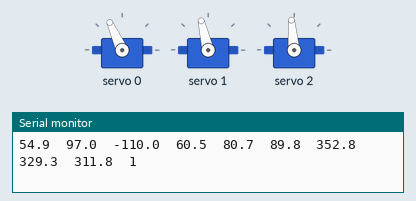
Simulated run of this sketch. Board: Arduino Uno, built with avr-gcc and run on an emulated ATmega328P. Shown: 3 × servo, the last lines printed to the serial monitor.

Above: at 0.16 s.
At 4.88 s:
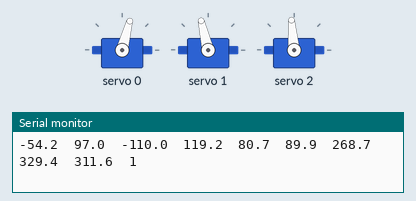
At 9.94 s:
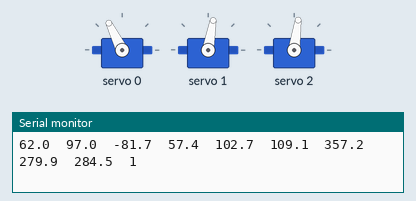
At 19.42 s:
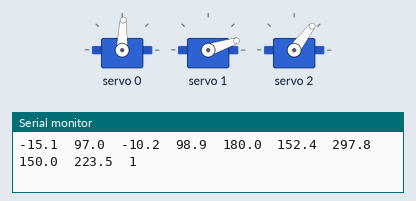
At 29.79 s:
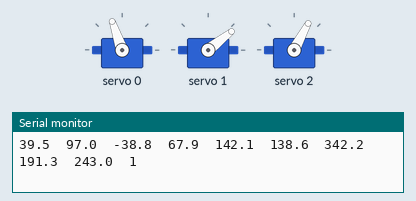
At 39.7 s:
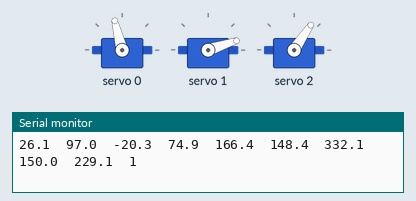
Timing chart, 0 to 40.0 s (numbered marks = the images above):
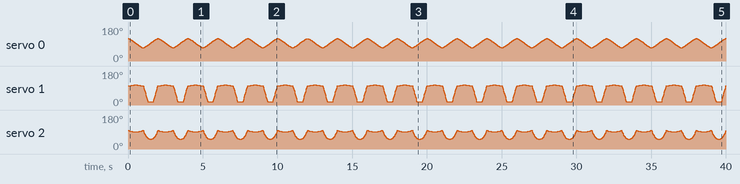

The sketch:

Servo_Calib_THREE_25KG_POT_IK_WALK_TEST_WOKRING.ino
```cpp
#include <Wire.h>
#include <Adafruit_PWMServoDriver.h>

Adafruit_PWMServoDriver pca(0x40);

// ===================== POTS (optional later) =====================
// Not used in this walk-cycle version, but left here for expansion.
#define POT_X A0
#define POT_Y A1
#define POT_Z A2

// ===================== PCA9685 SERVO CAL =====================
struct ServoCal {
  uint8_t ch;
  float centerPulse;       // ticks at true mechanical 90°
  float pulsesPerDegree;   // ticks/deg
  float pulseMin;
  float pulseMax;
  bool reversed;
};

// You observed all reversed: set all true.
// (Flip to false per joint if you re-verify directions.)
ServoCal hip   = {0, 310.5f, 1.433f, 150.0f, 650.0f, true};
ServoCal knee  = {1, 308.5f, 2.25f,  150.0f, 650.0f, true};
ServoCal ankle = {2, 311.5f, 1.41f,  150.0f, 650.0f, true};

// ===================== LEG GEOMETRY (mm) =====================
const float A = 76.0f;   // link A
const float B = 99.0f;   // link B
const float L = 52.0f;   // hip offset

// ===================== SIMPLE WALK CYCLE (mm, Hz) =====================
// Baby-step defaults. Increase stepAmpX/stepLiftZ slowly.
float yFixed     = 97.0f;     // lateral placement (Y out)
float zGround    = -110.0f;   // ground height (negative Z is down)
float xCenter    = 0.0f;      // neutral foot X under hip

float stepAmpX   = 75.0f;      // X half-amplitude (mm)  (try 5..15 first)
float stepLiftZ  = 105.0f;     // lift height (mm)       (try 5..25 first)
float gaitHz     = .5f;     // cycles/sec             (try 0.2..0.6 first)

float stanceSkew = 0.0f;      // optional: bias stance (mm)

// ===================== INTERNAL =====================
unsigned long t0;

// ---------- helpers ----------
static inline float clampf(float v, float lo, float hi) {
  if (v < lo) return lo;
  if (v > hi) return hi;
  return v;
}

static inline float acosSafe(float x) {
  return acosf(clampf(x, -1.0f, 1.0f));
}

static inline float angleToPulseFloat(const ServoCal& s, float angleDeg) {
  angleDeg = clampf(angleDeg, 0.0f, 180.0f);
  float delta = angleDeg - 90.0f;
  float pulse = s.centerPulse + (s.reversed ? -delta : +delta) * s.pulsesPerDegree;
  return clampf(pulse, s.pulseMin, s.pulseMax);
}

static inline uint16_t pulseToTicks(float pulse) {
  // PCA9685 register wants integer ticks; round-to-nearest
  return (uint16_t)(pulse + 0.5f);
}

// phase in [0,1)
static inline float phase01() {
  float t = (millis() - t0) / 1000.0f;
  float ph = fmodf(t * gaitHz, 1.0f);
  if (ph < 0) ph += 1.0f;
  return ph;
}

// Compute target foot position for a simple step cycle
void getWalkTarget(float &x, float &y, float &z) {
  float ph = phase01();
  y = yFixed;

  // [0..0.5) stance: foot on ground, moves backward relative to hip
  // [0.5..1) swing : foot lifts, moves forward
  if (ph < 0.5f) {
    float u = ph / 0.5f;                 // 0..1
    z = zGround;

    float xStart = xCenter + stepAmpX + stanceSkew;
    float xEnd   = xCenter - stepAmpX + stanceSkew;
    x = xStart + (xEnd - xStart) * u;
  } else {
    float u = (ph - 0.5f) / 0.5f;        // 0..1

    float xStart = xCenter - stepAmpX;
    float xEnd   = xCenter + stepAmpX;
    x = xStart + (xEnd - xStart) * u;

    // Lift arc: 0 at ends, max at mid
    float hump = sinf(u * PI);           // 0..1..0
    z = zGround + stepLiftZ * hump;
  }
}

// IK: yaw + planar 2-link with hip offset L
bool legIK(float x, float y, float z, float &theta1Deg, float &theta2Deg, float &theta3Deg) {
  float R = sqrtf(x * x + y * y);
  float theta1 = atan2f(y, x);           // radians

  float D = R - L;
  float down = -z;                       // z up; negative z is down
  float C = sqrtf(D * D + down * down);

  // Reachability
  const float Cmax = A + B;
  const float Cmin = fabsf(A - B);
  bool reachable = (C >= Cmin && C <= Cmax);

  // Clamp C to avoid NaNs
  float Cc = clampf(C, Cmin, Cmax);

  float g = atan2f(D, down);             // radians

  float b = acosSafe((A*A + Cc*Cc - B*B) / (2.0f * A * Cc));  // radians
  float h = acosSafe((A*A + B*B - Cc*Cc) / (2.0f * A * B));   // radians

  float theta2 = b + g;                  // radians
  float theta3 = (float)M_PI - h;        // radians (180° - h)

  theta1Deg = theta1 * 180.0f / PI;
  theta2Deg = theta2 * 180.0f / PI;
  theta3Deg = theta3 * 180.0f / PI;

  // Constrain to servo-friendly range (adjust if your joints use different limits)
  theta1Deg = clampf(theta1Deg, 0.0f, 180.0f);
  theta2Deg = clampf(theta2Deg, 0.0f, 180.0f);
  theta3Deg = clampf(theta3Deg, 0.0f, 180.0f);

  return reachable;
}

void setup() {
  Serial.begin(115200);
  Wire.begin();

  pca.begin();
  pca.setPWMFreq(50);

  t0 = millis();

  // Serial Plotter header (may be ignored depending on IDE version; harmless)
  Serial.println("x\ty\tz\tt1\tt2\tt3\tp1\tp2\tp3\treach");

  // Print the commanded ranges once
  Serial.print("RANGES x=[");
  Serial.print(xCenter - stepAmpX, 1);
  Serial.print(",");
  Serial.print(xCenter + stepAmpX, 1);
  Serial.print("] y=");
  Serial.print(yFixed, 1);
  Serial.print(" zGround=");
  Serial.print(zGround, 1);
  Serial.print(" zSwingMax=");
  Serial.println(zGround + stepLiftZ, 1);
}

void loop() {
  // 1) Walk-cycle target
  float x, y, z;
  getWalkTarget(x, y, z);

  // 2) IK -> angles
  float t1, t2, t3;
  bool reach = legIK(x, y, z, t1, t2, t3);

  // 3) Angles -> pulses
  float p1 = angleToPulseFloat(hip,   t1);
  float p2 = angleToPulseFloat(knee,  t2);
  float p3 = angleToPulseFloat(ankle, t3);

  // 4) Drive PCA9685
  pca.setPWM(hip.ch,   0, pulseToTicks(p1));
  pca.setPWM(knee.ch,  0, pulseToTicks(p2));
  pca.setPWM(ankle.ch, 0, pulseToTicks(p3));

  // 5) Serial Plotter-friendly (numbers only, tab separated)
  Serial.print(x, 1);   Serial.print('\t');
  Serial.print(y, 1);   Serial.print('\t');
  Serial.print(z, 1);   Serial.print('\t');
  Serial.print(t1, 1);  Serial.print('\t');
  Serial.print(t2, 1);  Serial.print('\t');
  Serial.print(t3, 1);  Serial.print('\t');
  Serial.print(p1, 1);  Serial.print('\t');
  Serial.print(p2, 1);  Serial.print('\t');
  Serial.print(p3, 1);  Serial.print('\t');
  Serial.println(reach ? 1 : 0);

  delay(20); // ~50 Hz update
}
```
